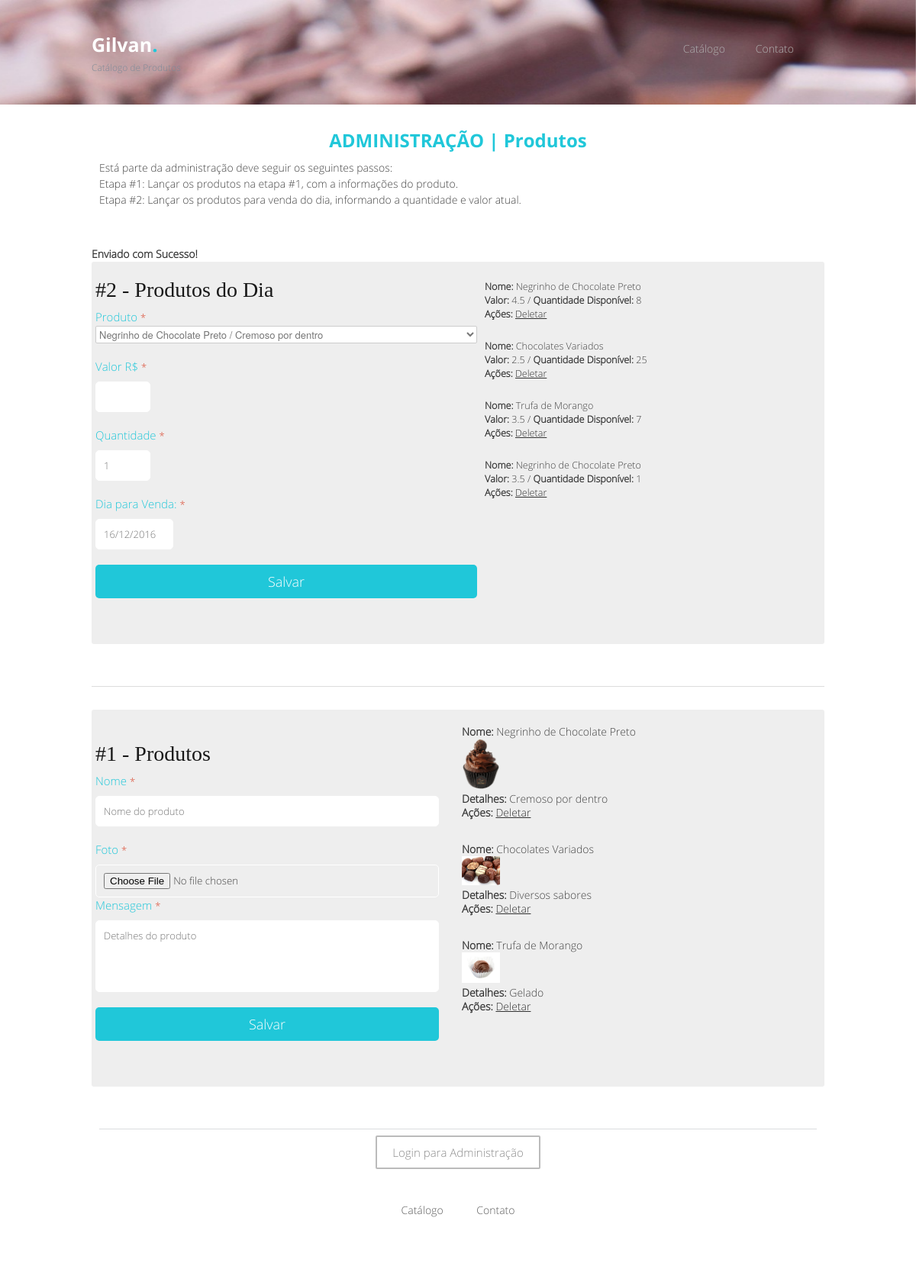
Screenshot of /index.php/catalogo/admProdutosAlterar with the database file from the repository.
### tables this page shows
CREATE TABLE `produtos_dia` (
  `id` int(11) NOT NULL AUTO_INCREMENT,
  `data_para_venda` date NOT NULL,
  `quantidade` int(11) NOT NULL DEFAULT '1',
  `valor` double NOT NULL,
  `produtos_id` bigint(20) NOT NULL,
  `status` int(11) NOT NULL DEFAULT '1',
  PRIMARY KEY (`id`),
  KEY `fk_produtos_dia_produtos_idx` (`produtos_id`),
  CONSTRAINT `fk_produtos_dia_produtos` FOREIGN KEY (`produtos_id`) REFERENCES `produtos` (`id`) ON DELETE NO ACTION ON UPDATE NO ACTION
);

CREATE TABLE `produtos` (
  `id` bigint(20) NOT NULL AUTO_INCREMENT,
  `nome` varchar(40) NOT NULL,
  `foto` text,
  `detalhes` text,
  `status` int(11) NOT NULL DEFAULT '1',
  `data_cadastro` timestamp NOT NULL DEFAULT CURRENT_TIMESTAMP,
  `data_atualizacao` timestamp NULL DEFAULT NULL,
  PRIMARY KEY (`id`)
);

### application/controllers/Catalogo.php (called while the page is built, shortened)
<?php
class Catalogo extends CI_Controller {
    public function __construct(){
        $this->load->model('catalogo_model');
    }
	public function admProdutos($bRetorno = FALSE){
		$aData = array();
		if($bRetorno){
			$aData['sRetorno'] = 'Enviado com Sucesso!';
		}
		$aData['rsProdutos'] = $this->catalogo_model->getProduto();
		$aData['rsProdutosDoDia'] = $this->catalogo_model->getProdutoDoDia();
		$this->load->view('template_header');
		$this->load->view('adm_produto',$aData);
		$this->load->view('template_footer');
	}
	public function admProdutosAlterar(){
		$this->catalogo_model->setAtualizarProduto($this->uri->segment(3));
		return $this->admProdutos(TRUE);
	}
}

### index.php (called while the page is built, shortened)
<?php
require_once BASEPATH.'core/CodeIgniter.php';

### application/models/Catalogo_model.php (called while the page is built, shortened)
<?php
class Catalogo_model extends CI_Model {
    public function setAtualizarProduto($iIdProduto){
        $aData = array('status' => 2);
        $this->db->where('id', $iIdProduto);
        return $this->db->update('produtos', $aData);
    }
    public function getProduto(){
        $sSQL  ="      SELECT *                       ";
        $sSQL .="        FROM produtos                ";
        $sSQL .="       WHERE produtos.status = 1 ;   ";
        $rsSQL = $this->db->query($sSQL);
        return $rsSQL->result();
    }
    public function getProdutoDoDia($bSemDataWhere = FALSE, $bVerificarQuant = FALSE){
        $sSQL  ="      SELECT produtos_dia.id,                                                             ";
        $sSQL .="             produtos.nome,                                                               ";
        $sSQL .="             DATE_FORMAT(produtos_dia.data_para_venda ,'%d/%m/%Y') AS data_para_venda ,   ";
        $sSQL .="             produtos_dia.quantidade,                                                     ";
        $sSQL .="             produtos_dia.valor                                                           ";
        $sSQL .="        FROM produtos_dia                                                                 ";
        $sSQL .="  INNER JOIN produtos ON produtos.id = produtos_dia.produtos_id                           ";
        $sSQL .="       WHERE produtos.status = 1                                                          ";
        $sSQL .="         AND produtos_dia.status = 1;                                                     ";
        $rsSQL = $this->db->query($sSQL);
        return $rsSQL->result();
    }
}

### application/views/adm_produto.php (the view, shortened to what this page needs)
<div class="container">
	<div class="sixteen columns services_div">
		<div class="Services_1_title_div">
			<h3>
				ADMINISTRAÇÃO | Produtos
			</h3>
			<p>Está parte da administração deve seguir os seguintes passos: <br />
			   Etapa #1: Lançar os produtos na etapa #1, com a informações do produto.<br/>
			   Etapa #2: Lançar os produtos para venda do dia, informando a quantidade e valor atual. <br />
		   </p>
		</div>
	</div>
	<?php if (!empty($sRetorno)): ?>
	<div>
		<strong><?php echo $sRetorno; ?></strong>
	</div>
	<?php endif; ?>
	<div class="contact_form_div">
			<div class="eight columns alpha">
				<?php echo form_open('catalogo/admProdutosDoDiaCriar', array('class' => '')); ?>
				<fieldset id="contact_form">
					<h3>#2 - Produtos do Dia</h3>
					<label><span class="contact_label">Produto <span class="red_text">*</span></span><br/>
					<select style="width:500px" name="idproduto">
						<?php foreach ($rsProdutos as $sProduto): ?>
							<option value="<?php echo $sProduto->id;?>"><?php echo $sProduto->nome;?> / <?php echo $sProduto->detalhes;?></option>
						<?php endforeach;?>
					</select>
					</label>
					<label><span class="contact_label">Valor R$ <span class="red_text">*</span></span>
					<input type="text" style="width:50px;" name="valor"/>
					</label>
					<label><span class="contact_label">Quantidade <span class="red_text">*</span></span>
					<input type="text" style="width:50px;" value="1" name="quantidade" />
					</label>
					<label><span class="contact_label">Dia para Venda: <span class="red_text">*</span></span><br/>
					<input type="text"  style="width:80px;" name="dia" value="<?php echo date('d/m/Y'); ?>"/>
					</label>
					<button class="submit_btn" >Salvar</button>
				</fieldset>
			</form>
			</div>
			<div class="eight columns omega">
				<fieldset id="contact_form">
					<ul>
						<ul>
							<?php foreach ($rsProdutosDoDia as $sProdutoDia): ?>
							<li><strong>Nome: </strong><?php echo $sProdutoDia->nome;?>  <br />
								<strong>Valor: </strong> <?php echo $sProdutoDia->valor;?> / <strong>Quantidade Disponível: </strong> <?php echo $sProdutoDia->quantidade;?><br/>
								<strong>Ações: </strong> <a href="<?php echo site_url('catalogo/admProdutosDoDiaAlterar/'.$sProdutoDia->id); ?>"> Deletar </a><br /><br /></li>
							<?php endforeach;?>
						</ul>
					</ul>
				</fieldset>
			</div>
			<div class="clearfix"></div>
	</div>
	<hr/>
	<div class="contact_form_div">
			<div class="eight columns alpha"> <br />
				<?php echo form_open_multipart('catalogo/admProdutosCriar');?>
				<fieldset id="contact_form">
					<h3>#1 - Produtos</h3>
				    <label><span class="contact_label">Nome <span class="red_text">*</span></span><br/>
				    <input type="text" name="nomepro" placeholder="Nome do produto"/>
				    </label>
				    <label><span class="contact_label">Foto <span class="red_text">*</span></span><br/>
				    <input type="file" name="foto"/>
					</label>
				    <label><span class="contact_label">Mensagem <span class="red_text">*</span></span><br/>
				    <textarea rows="4" cols="50" name="detalhes" placeholder="Detalhes do produto" ></textarea>
				    </label>
				    <button class="submit_btn" id="submit_btn">Salvar</button>
				</fieldset>
			</form>
			</div>
			<div class="eight columns omega">
				<fieldset id="contact_form">
					<ul>
						<?php foreach ($rsProdutos as $sProduto): ?>
						<li><strong>Nome: </strong><?php echo $sProduto->nome;?>  <br />
							<?php if($sProduto->foto != NULL): ?>
								<img width="50" src="<?php echo base_url()."upload/produtos/".$sProduto->foto;?>" > <br />
							<?php endif;?>
							<strong>Detalhes: </strong> <?php echo $sProduto->detalhes;?> <br />
							<strong>Ações: </strong> <a href="<?php echo site_url('catalogo/admProdutosAlterar/'.$sProduto->id); ?>"> Deletar </a><br /><br /></li>
						<?php endforeach;?>
					</ul>
				</fieldset>
			</div>
			<div class="clearfix"></div>
	</div>
</div>

### front/stylesheets/base.css (style rules this page uses)
html, body, div, span, applet, object, iframe, h1, h2, h3, h4, h5, h6, p, blockquote, pre, a, abbr, acronym, address, big, cite, code, del, dfn, em, img, ins, kbd, q, s, samp, small, strike, strong, sub, sup, tt, var, b, u, i, center, dl, dt, dd, ol, ul, li, fieldset, form, label, legend, table, caption, tbody, tfoot, thead, tr, th, td, article, aside, canvas, details, embed, figure, figcaption, footer, header, hgroup, menu, nav, output, ruby, section, summary, time, mark, audio, video { margin: 0; padding: 0; border: 0; font-size: 100%; font: inherit; vertical-align: baseline; }
body { line-height: 1; }
ol, ul { list-style: none; }
body { background: #fff; font: 14px/21px "HelveticaNeue", "Helvetica Neue", Helvetica, Arial, sans-serif; color: #444; -webkit-font-smoothing: antialiased; -webkit-text-size-adjust: 100%; }
h1, h2, h3, h4, h5, h6 { color: #181818; font-family: "Georgia", "Times New Roman", serif; font-weight: normal; }
h3 { font-size: 28px; line-height: 34px; margin-bottom: 8px; }
p { margin: 0 0 20px 0; }
strong { font-weight: bold; color: #333; }
hr { border: solid #ddd; border-width: 1px 0 0; clear: both; margin: 10px 0 30px; height: 0; }
a, a:visited { color: #333; text-decoration: underline; outline: 0; }
ul, ol { margin-bottom: 20px; }
ul { list-style: none outside; }
ul ul, ul ol, ol ol, ol ul { margin: 4px 0 5px 30px; font-size: 90%; }
ul ul li, ul ol li, ol ol li, ol ul li { margin-bottom: 6px; }
li { line-height: 18px; margin-bottom: 12px; }
.button, button, input[type="submit"], input[type="reset"], input[type="button"] { background: #eee; background: #eee -moz-linear-gradient(top, rgba(255,255,255,.2) 0%, rgba(0,0,0,.2) 100%); background: #eee -webkit-gradient(linear, left top, left bottom, color-stop(0%,rgba(255,255,255,.2)), color-stop(100%,rgba(0,0,0,.2))); background: #eee -webkit-linear-gradient(top, rgba(255,255,255,.2) 0%,rgba(0,0,0,.2) 100%); background: #eee -o-linear-gradient(top, rgba(255,255,255,.2) 0%,rgba(0,0,0,.2) 100%); background: #eee -ms-linear-gradient(top, rgba(255,255,255,.2) 0%,rgba(0,0,0,.2) 100%); background: #eee linear-gradient(top, rgba(255,255,255,.2) 0%,rgba(0,0,0,.2) 100%); border: 1px solid #aaa; border-top: 1px solid #ccc; border-left: 1px solid #ccc; -moz-border-radius: 3px; -webkit-border-radius: 3px; border-radius: 3px; color: #444; display: inline-block; font-size: 11px; font-weight: bold; text-decoration: none; text-shadow: 0 1px rgba(255, 255, 255, .75); cursor: pointer; margin-bottom: 20px; line-height: normal; padding: 8px 10px; font-family: "HelveticaNeue", "Helvetica Neue", Helvetica, Arial, sans-serif; }
form { margin-bottom: 20px; }
fieldset { margin-bottom: 20px; }
input[type="text"], input[type="password"], input[type="email"], textarea, select { border: 1px solid #ccc; padding: 6px 4px; outline: none; -moz-border-radius: 2px; -webkit-border-radius: 2px; border-radius: 2px; font: 13px "HelveticaNeue", "Helvetica Neue", Helvetica, Arial, sans-serif; color: #777; margin: 0; width: 210px; max-width: 100%; display: block; margin-bottom: 20px; background: #fff; }
select { padding: 0; }
textarea { min-height: 60px; }
label, legend { display: block; font-weight: bold; font-size: 13px; }
select { width: 220px; }
label span, legend span { font-weight: normal; font-size: 13px; color: #444; }

### front/stylesheets/skeleton.css (style rules this page uses)
.container { position: relative; width: 960px; margin: 0 auto; padding: 0; }
.container .column, .container .columns { float: left; display: inline; margin-left: 10px; margin-right: 10px; }
.column.alpha, .columns.alpha { margin-left: 0; }
.column.omega, .columns.omega { margin-right: 0; }
.container .eight.columns { width: 460px; }
.container .sixteen.columns { width: 940px; }
.container:after { content: "\0020"; display: block; height: 0; clear: both; visibility: hidden; }
.clearfix:before, .clearfix:after, .row:before, .row:after { content: '\0020'; display: block; overflow: hidden; visibility: hidden; width: 0; height: 0; }
.row:after, .clearfix:after { clear: both; }
.row, .clearfix { zoom: 1; }

### rows the page displays
produtos_dia: produtos.nome "Negrinho de Chocolate Preto", valor "4.5", quantidade "8"
produtos_dia: produtos.nome "Chocolates Variados", valor "2.5", quantidade "25"
produtos_dia: produtos.nome "Trufa de Morango", valor "3.5", quantidade "7"
produtos_dia: produtos.nome "Negrinho de Chocolate Preto", valor "3.5", quantidade "1"
produtos: nome "Negrinho de Chocolate Preto", foto (picture), detalhes "Cremoso por dentro"
produtos: nome "Chocolates Variados", foto (picture), detalhes "Diversos sabores"
produtos: nome "Trufa de Morango", foto (picture), detalhes "Gelado"

### other values shown
$sRetorno "Enviado com Sucesso!"
form field idproduto "Negrinho de Chocolate Preto / Cremoso por dentro"
